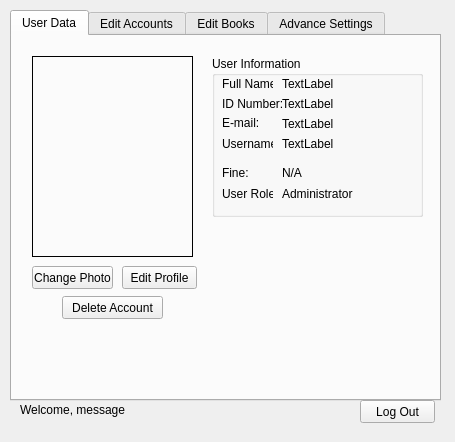
<?xml version="1.0" encoding="UTF-8"?>
<ui version="4.0">
 <class>Admin</class>
 <widget class="QMainWindow" name="Admin">
  <property name="geometry">
   <rect>
    <x>0</x>
    <y>0</y>
    <width>455</width>
    <height>442</height>
   </rect>
  </property>
  <property name="windowTitle">
   <string>Administrator Area - LIMA V1.0</string>
  </property>
  <widget class="QWidget" name="centralwidget">
   <widget class="QTabWidget" name="admintabs">
    <property name="geometry">
     <rect>
      <x>10</x>
      <y>10</y>
      <width>431</width>
      <height>391</height>
     </rect>
    </property>
    <property name="autoFillBackground">
     <bool>true</bool>
    </property>
    <property name="currentIndex">
     <number>0</number>
    </property>
    <widget class="QWidget" name="UserData">
     <attribute name="title">
      <string>User Data</string>
     </attribute>
     <widget class="QLabel" name="picture">
      <property name="geometry">
       <rect>
        <x>20</x>
        <y>20</y>
        <width>161</width>
        <height>201</height>
       </rect>
      </property>
      <property name="frameShape">
       <enum>QFrame::Box</enum>
      </property>
      <property name="text">
       <string/>
      </property>
     </widget>
     <widget class="QPushButton" name="changephoto">
      <property name="geometry">
       <rect>
        <x>20</x>
        <y>230</y>
        <width>81</width>
        <height>23</height>
       </rect>
      </property>
      <property name="text">
       <string>Change Photo</string>
      </property>
     </widget>
     <widget class="QPushButton" name="editprofile">
      <property name="geometry">
       <rect>
        <x>110</x>
        <y>230</y>
        <width>75</width>
        <height>23</height>
       </rect>
      </property>
      <property name="text">
       <string>Edit Profile</string>
      </property>
     </widget>
     <widget class="QGroupBox" name="groupBox">
      <property name="geometry">
       <rect>
        <x>200</x>
        <y>20</y>
        <width>211</width>
        <height>161</height>
       </rect>
      </property>
      <property name="title">
       <string>User Information</string>
      </property>
      <widget class="QLabel" name="role_label">
       <property name="geometry">
        <rect>
         <x>10</x>
         <y>130</y>
         <width>51</width>
         <height>16</height>
        </rect>
       </property>
       <property name="text">
        <string>User Role:</string>
       </property>
      </widget>
      <widget class="QLabel" name="role">
       <property name="geometry">
        <rect>
         <x>70</x>
         <y>130</y>
         <width>71</width>
         <height>16</height>
        </rect>
       </property>
       <property name="text">
        <string>Administrator</string>
       </property>
      </widget>
      <widget class="QLabel" name="fine_label">
       <property name="geometry">
        <rect>
         <x>10</x>
         <y>110</y>
         <width>47</width>
         <height>13</height>
        </rect>
       </property>
       <property name="text">
        <string>Fine:</string>
       </property>
      </widget>
      <widget class="QLabel" name="fine">
       <property name="geometry">
        <rect>
         <x>70</x>
         <y>110</y>
         <width>47</width>
         <height>13</height>
        </rect>
       </property>
       <property name="text">
        <string>N/A</string>
       </property>
      </widget>
      <widget class="QLabel" name="username_label">
       <property name="geometry">
        <rect>
         <x>10</x>
         <y>80</y>
         <width>51</width>
         <height>16</height>
        </rect>
       </property>
       <property name="text">
        <string>Username:</string>
       </property>
      </widget>
      <widget class="QLabel" name="username">
       <property name="geometry">
        <rect>
         <x>70</x>
         <y>80</y>
         <width>111</width>
         <height>16</height>
        </rect>
       </property>
       <property name="text">
        <string>TextLabel</string>
       </property>
      </widget>
      <widget class="QLabel" name="email">
       <property name="geometry">
        <rect>
         <x>70</x>
         <y>60</y>
         <width>131</width>
         <height>16</height>
        </rect>
       </property>
       <property name="text">
        <string>TextLabel</string>
       </property>
      </widget>
      <widget class="QLabel" name="id">
       <property name="geometry">
        <rect>
         <x>70</x>
         <y>40</y>
         <width>91</width>
         <height>16</height>
        </rect>
       </property>
       <property name="text">
        <string>TextLabel</string>
       </property>
      </widget>
      <widget class="QLabel" name="name">
       <property name="geometry">
        <rect>
         <x>70</x>
         <y>20</y>
         <width>131</width>
         <height>16</height>
        </rect>
       </property>
       <property name="text">
        <string>TextLabel</string>
       </property>
      </widget>
      <widget class="QLabel" name="name_label">
       <property name="geometry">
        <rect>
         <x>10</x>
         <y>20</y>
         <width>51</width>
         <height>16</height>
        </rect>
       </property>
       <property name="text">
        <string>Full Name:</string>
       </property>
      </widget>
      <widget class="QLabel" name="email_label">
       <property name="geometry">
        <rect>
         <x>10</x>
         <y>60</y>
         <width>47</width>
         <height>13</height>
        </rect>
       </property>
       <property name="text">
        <string>E-mail:</string>
       </property>
      </widget>
      <widget class="QLabel" name="id_label">
       <property name="geometry">
        <rect>
         <x>10</x>
         <y>40</y>
         <width>61</width>
         <height>16</height>
        </rect>
       </property>
       <property name="text">
        <string>ID Number:</string>
       </property>
      </widget>
     </widget>
     <widget class="QPushButton" name="deleteme">
      <property name="geometry">
       <rect>
        <x>50</x>
        <y>260</y>
        <width>101</width>
        <height>23</height>
       </rect>
      </property>
      <property name="text">
       <string>Delete Account</string>
      </property>
     </widget>
    </widget>
    <widget class="QWidget" name="tab_2">
     <attribute name="title">
      <string>Edit Accounts</string>
     </attribute>
     <widget class="QLabel" name="findid_label">
      <property name="geometry">
       <rect>
        <x>20</x>
        <y>20</y>
        <width>91</width>
        <height>16</height>
       </rect>
      </property>
      <property name="text">
       <string>User ID Number:</string>
      </property>
     </widget>
     <widget class="QLineEdit" name="findid">
      <property name="geometry">
       <rect>
        <x>120</x>
        <y>20</y>
        <width>131</width>
        <height>20</height>
       </rect>
      </property>
     </widget>
     <widget class="QPushButton" name="findid_button">
      <property name="geometry">
       <rect>
        <x>270</x>
        <y>20</y>
        <width>75</width>
        <height>23</height>
       </rect>
      </property>
      <property name="text">
       <string>Search</string>
      </property>
     </widget>
     <widget class="QLabel" name="picture_usr">
      <property name="geometry">
       <rect>
        <x>20</x>
        <y>60</y>
        <width>161</width>
        <height>201</height>
       </rect>
      </property>
      <property name="frameShape">
       <enum>QFrame::Box</enum>
      </property>
      <property name="text">
       <string/>
      </property>
     </widget>
     <widget class="QGroupBox" name="groupBox_2">
      <property name="geometry">
       <rect>
        <x>190</x>
        <y>60</y>
        <width>211</width>
        <height>201</height>
       </rect>
      </property>
      <property name="title">
       <string>Current User Information</string>
      </property>
      <widget class="QLabel" name="role_label_usr">
       <property name="geometry">
        <rect>
         <x>10</x>
         <y>100</y>
         <width>51</width>
         <height>16</height>
        </rect>
       </property>
       <property name="text">
        <string>User Role:</string>
       </property>
      </widget>
      <widget class="QLabel" name="role_usr">
       <property name="geometry">
        <rect>
         <x>70</x>
         <y>100</y>
         <width>71</width>
         <height>16</height>
        </rect>
       </property>
       <property name="text">
        <string/>
       </property>
      </widget>
      <widget class="QLabel" name="fine_label_usr">
       <property name="geometry">
        <rect>
         <x>10</x>
         <y>140</y>
         <width>47</width>
         <height>13</height>
        </rect>
       </property>
       <property name="text">
        <string>Fine:</string>
       </property>
      </widget>
      <widget class="QLabel" name="fine_usr">
       <property name="geometry">
        <rect>
         <x>70</x>
         <y>140</y>
         <width>47</width>
         <height>13</height>
        </rect>
       </property>
       <property name="text">
        <string>N/A</string>
       </property>
      </widget>
      <widget class="QLabel" name="username_label_usr">
       <property name="geometry">
        <rect>
         <x>10</x>
         <y>80</y>
         <width>51</width>
         <height>16</height>
        </rect>
       </property>
       <property name="text">
        <string>Username:</string>
       </property>
      </widget>
      <widget class="QLabel" name="username_usr">
       <property name="geometry">
        <rect>
         <x>70</x>
         <y>80</y>
         <width>111</width>
         <height>16</height>
        </rect>
       </property>
       <property name="text">
        <string/>
       </property>
      </widget>
      <widget class="QLabel" name="email_usr">
       <property name="geometry">
        <rect>
         <x>70</x>
         <y>60</y>
         <width>131</width>
         <height>16</height>
        </rect>
       </property>
       <property name="text">
        <string/>
       </property>
      </widget>
      <widget class="QLabel" name="id_usr">
       <property name="geometry">
        <rect>
         <x>70</x>
         <y>40</y>
         <width>91</width>
         <height>16</height>
        </rect>
       </property>
       <property name="text">
        <string/>
       </property>
      </widget>
      <widget class="QLabel" name="name_usr">
       <property name="geometry">
        <rect>
         <x>70</x>
         <y>20</y>
         <width>131</width>
         <height>16</height>
        </rect>
       </property>
       <property name="text">
        <string/>
       </property>
      </widget>
      <widget class="QLabel" name="fullname_label_usr">
       <property name="geometry">
        <rect>
         <x>10</x>
         <y>20</y>
         <width>51</width>
         <height>16</height>
        </rect>
       </property>
       <property name="text">
        <string>Full Name:</string>
       </property>
      </widget>
      <widget class="QLabel" name="email_label_usr">
       <property name="geometry">
        <rect>
         <x>10</x>
         <y>60</y>
         <width>47</width>
         <height>13</height>
        </rect>
       </property>
       <property name="text">
        <string>E-mail:</string>
       </property>
      </widget>
      <widget class="QLabel" name="id_label_usr">
       <property name="geometry">
        <rect>
         <x>10</x>
         <y>40</y>
         <width>61</width>
         <height>16</height>
        </rect>
       </property>
       <property name="text">
        <string>ID Number:</string>
       </property>
      </widget>
      <widget class="QLabel" name="bookamt_label_usr">
       <property name="geometry">
        <rect>
         <x>10</x>
         <y>160</y>
         <width>81</width>
         <height>16</height>
        </rect>
       </property>
       <property name="text">
        <string>Book Borrowed:</string>
       </property>
      </widget>
      <widget class="Line" name="line">
       <property name="geometry">
        <rect>
         <x>10</x>
         <y>120</y>
         <width>191</width>
         <height>16</height>
        </rect>
       </property>
       <property name="orientation">
        <enum>Qt::Horizontal</enum>
       </property>
      </widget>
      <widget class="QLabel" name="bookamt_usr">
       <property name="geometry">
        <rect>
         <x>90</x>
         <y>160</y>
         <width>101</width>
         <height>16</height>
        </rect>
       </property>
       <property name="text">
        <string>N/A</string>
       </property>
      </widget>
      <widget class="QLabel" name="booklim_label_usr">
       <property name="geometry">
        <rect>
         <x>10</x>
         <y>180</y>
         <width>51</width>
         <height>16</height>
        </rect>
       </property>
       <property name="text">
        <string>Book Limit:</string>
       </property>
      </widget>
      <widget class="QLabel" name="booklim_usr">
       <property name="geometry">
        <rect>
         <x>70</x>
         <y>180</y>
         <width>171</width>
         <height>16</height>
        </rect>
       </property>
       <property name="text">
        <string>N/A</string>
       </property>
      </widget>
     </widget>
     <widget class="QPushButton" name="changephoto_2">
      <property name="enabled">
       <bool>false</bool>
      </property>
      <property name="geometry">
       <rect>
        <x>20</x>
        <y>270</y>
        <width>81</width>
        <height>23</height>
       </rect>
      </property>
      <property name="text">
       <string>Change Photo</string>
      </property>
     </widget>
     <widget class="QPushButton" name="editdata">
      <property name="enabled">
       <bool>false</bool>
      </property>
      <property name="geometry">
       <rect>
        <x>110</x>
        <y>270</y>
        <width>75</width>
        <height>23</height>
       </rect>
      </property>
      <property name="text">
       <string>Edit Data</string>
      </property>
     </widget>
     <widget class="QGroupBox" name="advanceGrp">
      <property name="enabled">
       <bool>false</bool>
      </property>
      <property name="geometry">
       <rect>
        <x>190</x>
        <y>270</y>
        <width>211</width>
        <height>91</height>
       </rect>
      </property>
      <property name="title">
       <string>Advanced</string>
      </property>
      <widget class="QSpinBox" name="booklim">
       <property name="geometry">
        <rect>
         <x>80</x>
         <y>20</y>
         <width>42</width>
         <height>22</height>
        </rect>
       </property>
      </widget>
      <widget class="QLabel" name="label">
       <property name="geometry">
        <rect>
         <x>10</x>
         <y>20</y>
         <width>71</width>
         <height>16</height>
        </rect>
       </property>
       <property name="text">
        <string>Set Book Limit</string>
       </property>
      </widget>
      <widget class="QPushButton" name="apply">
       <property name="geometry">
        <rect>
         <x>130</x>
         <y>40</y>
         <width>75</width>
         <height>23</height>
        </rect>
       </property>
       <property name="text">
        <string>Apply</string>
       </property>
      </widget>
      <widget class="QSpinBox" name="fine_spin">
       <property name="geometry">
        <rect>
         <x>80</x>
         <y>40</y>
         <width>42</width>
         <height>22</height>
        </rect>
       </property>
       <property name="maximum">
        <number>10000</number>
       </property>
      </widget>
      <widget class="QLabel" name="label_4">
       <property name="geometry">
        <rect>
         <x>10</x>
         <y>60</y>
         <width>71</width>
         <height>16</height>
        </rect>
       </property>
       <property name="text">
        <string>Set Borrow</string>
       </property>
      </widget>
      <widget class="QSpinBox" name="borrow_spin">
       <property name="geometry">
        <rect>
         <x>80</x>
         <y>60</y>
         <width>42</width>
         <height>22</height>
        </rect>
       </property>
       <property name="maximum">
        <number>1000</number>
       </property>
       <property name="singleStep">
        <number>1</number>
       </property>
      </widget>
      <widget class="QLabel" name="label_3">
       <property name="geometry">
        <rect>
         <x>10</x>
         <y>40</y>
         <width>61</width>
         <height>16</height>
        </rect>
       </property>
       <property name="text">
        <string>Set Fine</string>
       </property>
      </widget>
     </widget>
     <widget class="QPushButton" name="deleteusr">
      <property name="enabled">
       <bool>false</bool>
      </property>
      <property name="geometry">
       <rect>
        <x>60</x>
        <y>300</y>
        <width>75</width>
        <height>23</height>
       </rect>
      </property>
      <property name="text">
       <string>Delete User</string>
      </property>
     </widget>
     <widget class="QPushButton" name="clear">
      <property name="enabled">
       <bool>false</bool>
      </property>
      <property name="geometry">
       <rect>
        <x>20</x>
        <y>330</y>
        <width>151</width>
        <height>23</height>
       </rect>
      </property>
      <property name="text">
       <string>Clean User Book Record</string>
      </property>
     </widget>
    </widget>
    <widget class="QWidget" name="tab">
     <attribute name="title">
      <string>Edit Books</string>
     </attribute>
     <widget class="QLabel" name="picture_book">
      <property name="geometry">
       <rect>
        <x>250</x>
        <y>60</y>
        <width>161</width>
        <height>201</height>
       </rect>
      </property>
      <property name="frameShape">
       <enum>QFrame::Box</enum>
      </property>
      <property name="text">
       <string/>
      </property>
     </widget>
     <widget class="QPushButton" name="changebookphoto">
      <property name="enabled">
       <bool>false</bool>
      </property>
      <property name="geometry">
       <rect>
        <x>290</x>
        <y>270</y>
        <width>81</width>
        <height>23</height>
       </rect>
      </property>
      <property name="text">
       <string>Change Photo</string>
      </property>
     </widget>
     <widget class="QGroupBox" name="groupBox_3">
      <property name="enabled">
       <bool>false</bool>
      </property>
      <property name="geometry">
       <rect>
        <x>10</x>
        <y>50</y>
        <width>231</width>
        <height>291</height>
       </rect>
      </property>
      <property name="title">
       <string>Book Details</string>
      </property>
      <widget class="QLabel" name="bookname_label">
       <property name="geometry">
        <rect>
         <x>10</x>
         <y>40</y>
         <width>71</width>
         <height>16</height>
        </rect>
       </property>
       <property name="text">
        <string>Book Name:</string>
       </property>
      </widget>
      <widget class="QLineEdit" name="bookname">
       <property name="enabled">
        <bool>false</bool>
       </property>
       <property name="geometry">
        <rect>
         <x>80</x>
         <y>40</y>
         <width>131</width>
         <height>20</height>
        </rect>
       </property>
      </widget>
      <widget class="QLabel" name="ISBN_label">
       <property name="geometry">
        <rect>
         <x>10</x>
         <y>70</y>
         <width>61</width>
         <height>16</height>
        </rect>
       </property>
       <property name="text">
        <string>Book ISBN:</string>
       </property>
      </widget>
      <widget class="QLabel" name="bookid_labe">
       <property name="geometry">
        <rect>
         <x>10</x>
         <y>20</y>
         <width>61</width>
         <height>16</height>
        </rect>
       </property>
       <property name="text">
        <string>Book ID:</string>
       </property>
      </widget>
      <widget class="QLabel" name="bookid">
       <property name="geometry">
        <rect>
         <x>80</x>
         <y>20</y>
         <width>131</width>
         <height>16</height>
        </rect>
       </property>
       <property name="text">
        <string>Please search for a book.</string>
       </property>
      </widget>
      <widget class="QLineEdit" name="isbn">
       <property name="enabled">
        <bool>false</bool>
       </property>
       <property name="geometry">
        <rect>
         <x>80</x>
         <y>70</y>
         <width>131</width>
         <height>20</height>
        </rect>
       </property>
      </widget>
      <widget class="QPushButton" name="edit">
       <property name="geometry">
        <rect>
         <x>40</x>
         <y>260</y>
         <width>75</width>
         <height>23</height>
        </rect>
       </property>
       <property name="text">
        <string>Edit Data</string>
       </property>
      </widget>
      <widget class="QPushButton" name="applyedit">
       <property name="geometry">
        <rect>
         <x>130</x>
         <y>260</y>
         <width>75</width>
         <height>23</height>
        </rect>
       </property>
       <property name="text">
        <string>Apply Edit</string>
       </property>
      </widget>
      <widget class="QLabel" name="author_label">
       <property name="geometry">
        <rect>
         <x>10</x>
         <y>100</y>
         <width>51</width>
         <height>16</height>
        </rect>
       </property>
       <property name="text">
        <string>Author:</string>
       </property>
      </widget>
      <widget class="QLineEdit" name="author">
       <property name="enabled">
        <bool>false</bool>
       </property>
       <property name="geometry">
        <rect>
         <x>80</x>
         <y>100</y>
         <width>131</width>
         <height>20</height>
        </rect>
       </property>
      </widget>
      <widget class="QLabel" name="loan_label">
       <property name="geometry">
        <rect>
         <x>10</x>
         <y>130</y>
         <width>71</width>
         <height>16</height>
        </rect>
       </property>
       <property name="text">
        <string>Loan Period:</string>
       </property>
      </widget>
      <widget class="QSpinBox" name="loan">
       <property name="enabled">
        <bool>false</bool>
       </property>
       <property name="geometry">
        <rect>
         <x>80</x>
         <y>130</y>
         <width>42</width>
         <height>22</height>
        </rect>
       </property>
      </widget>
      <widget class="QLabel" name="loan_label_2">
       <property name="geometry">
        <rect>
         <x>130</x>
         <y>130</y>
         <width>61</width>
         <height>16</height>
        </rect>
       </property>
       <property name="text">
        <string>Days</string>
       </property>
      </widget>
      <widget class="QLabel" name="loaner_label">
       <property name="geometry">
        <rect>
         <x>10</x>
         <y>190</y>
         <width>81</width>
         <height>16</height>
        </rect>
       </property>
       <property name="text">
        <string>Current Loaner:</string>
       </property>
      </widget>
      <widget class="QLabel" name="loaner">
       <property name="geometry">
        <rect>
         <x>90</x>
         <y>190</y>
         <width>111</width>
         <height>16</height>
        </rect>
       </property>
       <property name="text">
        <string>TextLabel</string>
       </property>
      </widget>
      <widget class="QLabel" name="price_label">
       <property name="geometry">
        <rect>
         <x>10</x>
         <y>160</y>
         <width>71</width>
         <height>16</height>
        </rect>
       </property>
       <property name="text">
        <string>Book Price:</string>
       </property>
      </widget>
      <widget class="QSpinBox" name="price">
       <property name="enabled">
        <bool>false</bool>
       </property>
       <property name="geometry">
        <rect>
         <x>80</x>
         <y>160</y>
         <width>61</width>
         <height>22</height>
        </rect>
       </property>
       <property name="accelerated">
        <bool>false</bool>
       </property>
       <property name="minimum">
        <number>10</number>
       </property>
       <property name="maximum">
        <number>10000</number>
       </property>
       <property name="singleStep">
        <number>10</number>
       </property>
       <property name="displayIntegerBase">
        <number>10</number>
       </property>
      </widget>
      <widget class="QLabel" name="price_label_2">
       <property name="geometry">
        <rect>
         <x>150</x>
         <y>160</y>
         <width>51</width>
         <height>16</height>
        </rect>
       </property>
       <property name="text">
        <string>THB</string>
       </property>
      </widget>
     </widget>
     <widget class="QLineEdit" name="searchbook">
      <property name="geometry">
       <rect>
        <x>90</x>
        <y>20</y>
        <width>151</width>
        <height>20</height>
       </rect>
      </property>
     </widget>
     <widget class="QLabel" name="label_2">
      <property name="geometry">
       <rect>
        <x>10</x>
        <y>20</y>
        <width>81</width>
        <height>16</height>
       </rect>
      </property>
      <property name="text">
       <string>Enter Book ID:</string>
      </property>
     </widget>
     <widget class="QPushButton" name="search">
      <property name="geometry">
       <rect>
        <x>250</x>
        <y>20</y>
        <width>75</width>
        <height>23</height>
       </rect>
      </property>
      <property name="text">
       <string>Search</string>
      </property>
     </widget>
     <widget class="QPushButton" name="delete_2">
      <property name="enabled">
       <bool>false</bool>
      </property>
      <property name="geometry">
       <rect>
        <x>330</x>
        <y>20</y>
        <width>75</width>
        <height>23</height>
       </rect>
      </property>
      <property name="text">
       <string>Delete Book</string>
      </property>
     </widget>
     <widget class="QPushButton" name="addbook">
      <property name="geometry">
       <rect>
        <x>260</x>
        <y>300</y>
        <width>75</width>
        <height>23</height>
       </rect>
      </property>
      <property name="text">
       <string>Add Book</string>
      </property>
     </widget>
     <widget class="QPushButton" name="reserve">
      <property name="enabled">
       <bool>false</bool>
      </property>
      <property name="geometry">
       <rect>
        <x>340</x>
        <y>300</y>
        <width>75</width>
        <height>23</height>
       </rect>
      </property>
      <property name="text">
       <string>Reserve</string>
      </property>
     </widget>
     <widget class="QPushButton" name="clearloan">
      <property name="enabled">
       <bool>false</bool>
      </property>
      <property name="geometry">
       <rect>
        <x>290</x>
        <y>330</y>
        <width>75</width>
        <height>23</height>
       </rect>
      </property>
      <property name="text">
       <string>Clear Loaner</string>
      </property>
     </widget>
    </widget>
    <widget class="QWidget" name="tab_3">
     <attribute name="title">
      <string>Advance Settings</string>
     </attribute>
     <widget class="QLabel" name="usrreg">
      <property name="geometry">
       <rect>
        <x>20</x>
        <y>20</y>
        <width>141</width>
        <height>16</height>
       </rect>
      </property>
      <property name="text">
       <string>Allow New User Registration:</string>
      </property>
     </widget>
     <widget class="QLabel" name="usrphoto">
      <property name="geometry">
       <rect>
        <x>20</x>
        <y>80</y>
        <width>161</width>
        <height>16</height>
       </rect>
      </property>
      <property name="text">
       <string>User Can change Photo:</string>
      </property>
     </widget>
     <widget class="QLabel" name="usrinfo">
      <property name="geometry">
       <rect>
        <x>20</x>
        <y>50</y>
        <width>181</width>
        <height>16</height>
       </rect>
      </property>
      <property name="text">
       <string>User Can edit Information:</string>
      </property>
     </widget>
     <widget class="QPushButton" name="usrreg_toggle">
      <property name="geometry">
       <rect>
        <x>180</x>
        <y>20</y>
        <width>75</width>
        <height>23</height>
       </rect>
      </property>
      <property name="text">
       <string>Enabled</string>
      </property>
     </widget>
     <widget class="QLabel" name="label_5">
      <property name="geometry">
       <rect>
        <x>10</x>
        <y>340</y>
        <width>251</width>
        <height>16</height>
       </rect>
      </property>
      <property name="text">
       <string>Press on the button to toggle the setting.</string>
      </property>
     </widget>
     <widget class="QPushButton" name="usrinfo_toggle">
      <property name="geometry">
       <rect>
        <x>180</x>
        <y>50</y>
        <width>75</width>
        <height>23</height>
       </rect>
      </property>
      <property name="text">
       <string>Enabled</string>
      </property>
     </widget>
     <widget class="QPushButton" name="usrphoto_toggle">
      <property name="geometry">
       <rect>
        <x>180</x>
        <y>80</y>
        <width>75</width>
        <height>23</height>
       </rect>
      </property>
      <property name="text">
       <string>Enabled</string>
      </property>
     </widget>
    </widget>
   </widget>
   <widget class="QLabel" name="welcome">
    <property name="geometry">
     <rect>
      <x>20</x>
      <y>400</y>
      <width>241</width>
      <height>20</height>
     </rect>
    </property>
    <property name="text">
     <string>Welcome, message</string>
    </property>
   </widget>
   <widget class="QPushButton" name="logout">
    <property name="geometry">
     <rect>
      <x>360</x>
      <y>400</y>
      <width>75</width>
      <height>23</height>
     </rect>
    </property>
    <property name="contextMenuPolicy">
     <enum>Qt::DefaultContextMenu</enum>
    </property>
    <property name="text">
     <string>Log Out</string>
    </property>
   </widget>
  </widget>
  <widget class="QMenuBar" name="menubar">
   <property name="geometry">
    <rect>
     <x>0</x>
     <y>0</y>
     <width>455</width>
     <height>21</height>
    </rect>
   </property>
  </widget>
  <action name="actionLogout">
   <property name="text">
    <string>Logout</string>
   </property>
  </action>
 </widget>
 <resources/>
 <connections/>
</ui>
